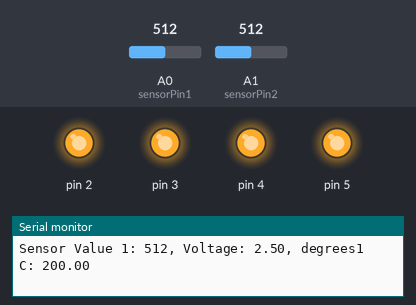
Bench run of a sketch on a simulated Arduino Uno, built with avr-gcc and run on an emulated ATmega328P. On the bench: output pins drawn as LEDs (lit = HIGH), the last lines printed to the serial monitor. Inputs (shaded band) come from the test bench; at power-on: A0 (sensorPin1) = 512, A1 (sensorPin2) = 512.

Above: at 1.2 s.
1.3 s: A0 (sensorPin1) set to 491
At 1.8 s:
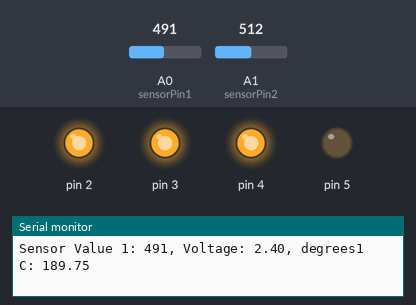
2.9 s: A0 (sensorPin1) set to 173
5.9 s: A0 (sensorPin1) set to 159
At 6.4 s:
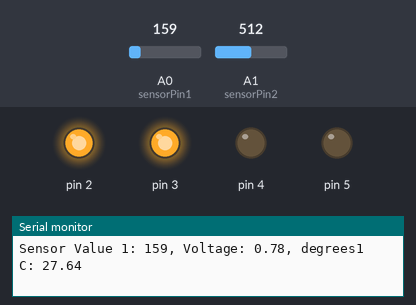
7.5 s: A0 (sensorPin1) set to 122
At 8.2 s:
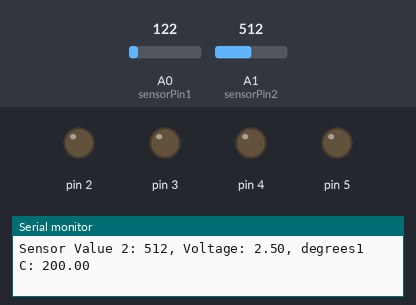
9.1 s: A1 (sensorPin2) set to 131
12.1 s: A1 (sensorPin2) set to 124
At 13.4 s:
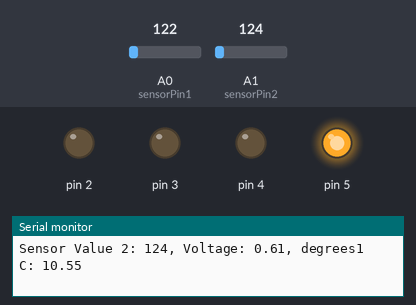
Timing chart, 0 to 14.7 s (numbered marks = the images above; inputs shaded):
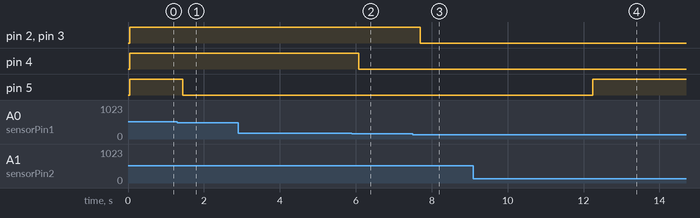

Measured:
- the behaviour switches between 510 and 509 on A0 (sensorPin1) (found by bisection; images 0 and 1)
- the behaviour switches between 160 and 159 on A0 (sensorPin1) (found by bisection; images 1 and 2)
- the behaviour switches between 125 and 124 on A1 (sensorPin2) (found by bisection; images 3 and 4)
- after the input at 1.3 s, pin 5: HIGH → LOW after 0.15 s
- after the input at 5.9 s, pin 4: HIGH → LOW after 0.18 s
- after the input at 7.5 s, pin 2, pin 3: HIGH → LOW after 0.19 s
- after the input at 12.1 s, pin 5: LOW → HIGH after 0.14 s

The sketch:

love_o_meter-expanded.ino
```cpp
const int sensorPin1 = A0;
const int sensorPin2 = A1;
const float baselineTemp = 22.0;

void setup() {
  Serial.begin(9600);

  for (int pinNumber = 2; pinNumber < 6; pinNumber++) {
    pinMode(pinNumber, OUTPUT);
    digitalWrite(pinNumber, LOW);
  }
}

void loop() {
  int sensorVal1 = analogRead(sensorPin1);
  float voltage1 = (sensorVal1 / 1024.0) * 5.0;
  float temperature1 = (voltage1 - .5) * 100;
  print(1, sensorVal1, voltage1, temperature1);

  int sensorVal2 = analogRead(sensorPin2);
  float voltage2 = (sensorVal2 / 1024.0) * 5.0;
  float temperature2 = (voltage2 - .5) * 100;
  print(2, sensorVal2, voltage2, temperature2);

  if (temperature1 < baselineTemp + 2) {
    digitalWrite(2, LOW);
    digitalWrite(3, LOW);
    digitalWrite(4, LOW);
  } else if (temperature1 >= baselineTemp + 2 && temperature1 < baselineTemp + 4) {
    digitalWrite(2, HIGH);
    digitalWrite(3, LOW);
    digitalWrite(4, LOW);
  } else if (temperature1 >= baselineTemp + 4 && temperature1 < baselineTemp + 6) {
    digitalWrite(2, HIGH);
    digitalWrite(3, HIGH);
    digitalWrite(4, LOW);
  } else if (temperature1 >= baselineTemp + 6) {
    digitalWrite(2, HIGH);
    digitalWrite(3, HIGH);
    digitalWrite(4, HIGH);
  }

  if (abs(sensorVal1 - sensorVal2) <= 2) {
    digitalWrite(5, HIGH);
  } else {
    digitalWrite(5, LOW);
  }

  delay(1);
}

void print(int sensor, int sensorVal, float voltage, float temperature) {
  Serial.print("Sensor Value ");
  Serial.print(sensor);
  Serial.print(": ");
  Serial.print(sensorVal);
  Serial.print(", Voltage: ");
  Serial.print(voltage);
  Serial.print(", degrees1 C: ");
  Serial.println(temperature);
}
```
